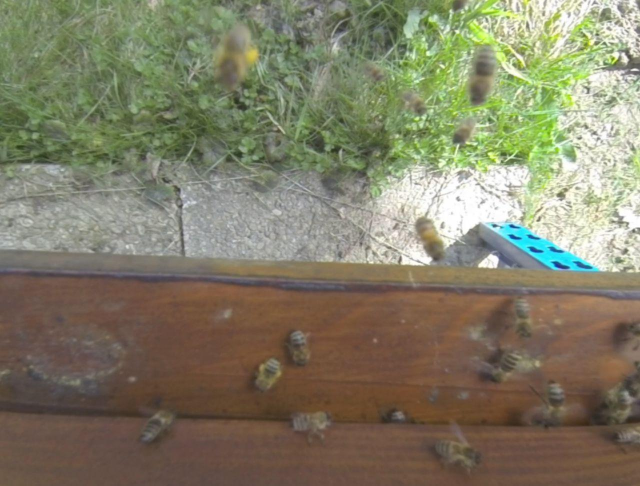
#> input picture Latex/3D-Vision_PAPER/pictures/Calib.jpg, 1280 x 972 px, given in place of GOPR1402.MP4, which was not available (shown at 1/2 size)
$ python contorV2.py   (older library calls are emulated)
#> lines starting #> are read from the running program, lines starting #| are printed output that depends on the picture; after the words box and inside, x2 and y2 are one past the last pixel; in counts of white or black regions, pixels touching at a corner belong together
import numpy as np
import cv2
import os
from Bee import Bee
from Utils import Utils

checkHisto = True

EntranceCounter = 0
ExitCounter = 0
coorYCrossingline = 360
camera = cv2.VideoCapture('video_name')

def checkentrance(bee, coorYCrossingline):
    if bee.positionY<coorYCrossingline and bee.historyPosition[len(historyPosition)-1][1]>coorYCrossingline:
        return True
    else:
       return False

def checkexit(bee, coorYCrossingline):
    if bee.positionY>coorYCrossingline and bee.historyPosition[len(historyPosition)-1][1]<coorYCrossingline:
        return True
    else:
        return False


videoName = 'GOPR1402.MP4'
currentPath = os.getcwd()
videoPath = os.path.join('../../../Media',videoName)


cap = cv2.VideoCapture(videoPath)
fourcc = cv2.VideoWriter_fourcc(*'XVID')
out = cv2.VideoWriter('tracking_test.avi',fourcc,20.0,(1920,1080))

# fgbg = cv2.createBackgroundSubtractorMOG2(varThreshold = 100)

fgbg = cv2.createBackgroundSubtractorMOG2() #, varThreshold = 50)

beeTable = []
i = 0
ellipsefit = False
incr = True
newBeeTable = []
testBeeTable = []
BeenrInit = True
var = False
lost = 5
anzBees = 0

while(1):


    ret, frame = cap.read()
#> frame is the input picture: shape (972, 1280, 3); mean B, G, R 102.6, 125.5, 129.2
    # print(frame.shape)
    cv2.line(frame, (0,coorYCrossingline), (1280,coorYCrossingline), (255, 0, 0), 2)
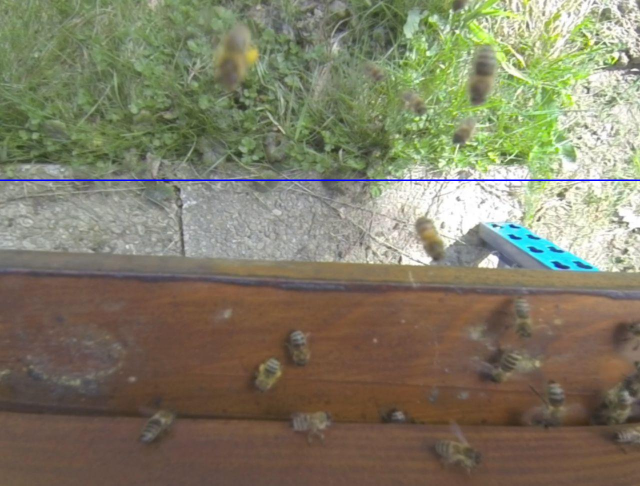
#> frame: shape (972, 1280, 3) (shown at 1/2 size); 0.31% of pixels changed, all inside (x1, y1, x2, y2) = (0, 359, 1280, 362)
    fgmask = fgbg.apply(frame)
#> fgmask: shape (972, 1280); every value is 127
    ret, thresh = cv2.threshold(fgmask,127,255,0)
#> thresh: shape (972, 1280); every value is 0
    median = cv2.medianBlur(thresh,5)
    # plt.subplot(121),plt.imshow(frame),plt.title('Original')
    # plt.subplot(122),plt.imshow(median),plt.title('median')
    blur = cv2.GaussianBlur(median,(5,5),0)
    # print(blur.shape)

    img,contours, hierarchy = cv2.findContours(blur,cv2.RETR_TREE,cv2.CHAIN_APPROX_SIMPLE)
#> contours = []
    if contours !=[]:
        anzBees = len(beeTable)
        newBeeTable = []
        for cnt in contours:
            if (cv2.contourArea(cnt)>500):
                xCentr, yCentr, width, height = cv2.boundingRect(cnt)
                if Utils.checkColors(frame, xCentr, yCentr, width, height)==True:


                    M = cv2.moments(cnt)
                    cx = (M["m10"]/M["m00"])
                    cy = (M["m01"]/M["m00"])
                    if BeenrInit:
                        beeTable.append(Bee(len(beeTable),int(cx),int(cy),0,0,0,0),True,[])
                        # beeTableOld = beeTable
                    else:
                        newBee = Bee(len(newBeeTable),int(cx),int(cy),0,0,0,0,True,[])
                        incr, beenr = Utils.checkDist(cx,cy, beeTable)
                        if incr:
                            newBee.id = len(beeTable)
                            beeTable.append(newBee)
                            ellipse = cv2.fitEllipse(cnt)
                            cv2.ellipse(frame, ellipse, (0,0,255),2)
                            cv2.putText(frame,str(newBee.id),(int(cx),int(cy)), cv2.FONT_HERSHEY_SIMPLEX, 1,(0,255,0),2,cv2.LINE_AA)

                        else:
                            if beenr ==4:
                                print('Update bee 4')
                            currentBee = beeTable[beenr]
                            currentBee.speedX = currentBee.positionX-cx
                            currentBee.speedY = currentBee.positionY-cy
                            currentBee.state = 2
                            currentBee.counter =0
                            currentBee.update = True
                            currentBee.newPosition(int(cx),int(cy))
                            beeTable[beenr]=currentBee
                            # currentBee.screen()
                            ellipse = cv2.fitEllipse(cnt)
                            cv2.ellipse(frame, ellipse, (0,0,255),2)
                            # print(beenr)
                            cv2.putText(frame,str(beenr),(int(cx),int(cy)), cv2.FONT_HERSHEY_SIMPLEX, 1,(0,255,0),2,cv2.LINE_AA)


            for i in range(0, anzBees):
                bee = beeTable[i]
                if bee.update==False:
                    bee.counter +=1
                    if bee.state != 3:
                        bee.state =3

            BeenrInit=False


        for bee in beeTable:
            if bee.id ==4:
                print('history',bee.historyPosition[len(bee.historyPosition)-1][0], 'current pos', bee.positionY)
            if checkentrance == True:
                EntranceCounter = EntranceCounter + 1
            if checkexit == True:
                ExitCounter = ExitCounter + 1

        cv2.putText(frame, "Entrances: {}".format(str(EntranceCounter)), (10, 50),
                         cv2.FONT_HERSHEY_SIMPLEX, 0.5, (250, 0, 1), 2)
        cv2.putText(frame, "Exits: {}".format(str(ExitCounter)), (10, 70),
                         cv2.FONT_HERSHEY_SIMPLEX, 0.5, (0, 0, 255), 2)
        cv2.imshow('newContours',frame)
        # cv2.imshow('newContours',median)
        out.write(frame)
        k=cv2.waitKey(30) & 0xFF
        if k ==27:
            break
cap.release()
out.release()
cv2.destroyAllWindows()

# try the algorithm which is in the video, migth this be the migthy

$ run again, on Latex/3D-Vision_PAPER/pictures/Dist.jpg
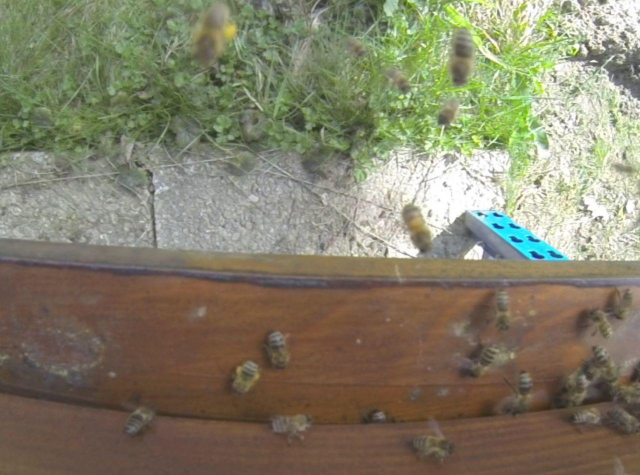
#> input picture Latex/3D-Vision_PAPER/pictures/Dist.jpg, 1280 x 950 px, given in place of GOPR1402.MP4, which was not available (shown at 1/2 size)
#> frame is the input picture: shape (950, 1280, 3); mean B, G, R 104.9, 127, 131.3
#> `cv2.line(frame, (0,coorYCrossingline), (1280,coorYCrossingline), (255,..`:
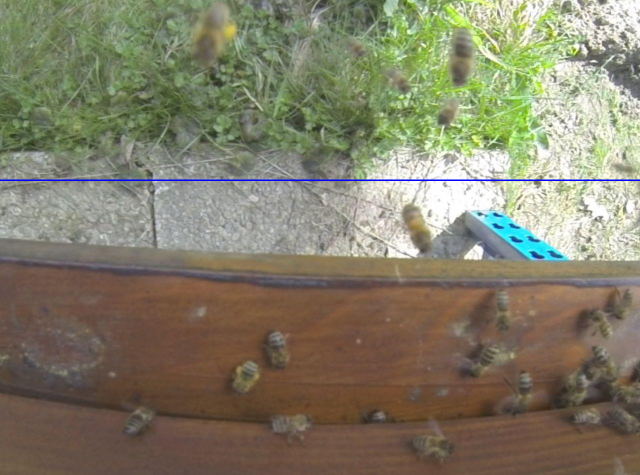
#> frame: shape (950, 1280, 3) (shown at 1/2 size); 0.32% of pixels changed, all inside (x1, y1, x2, y2) = (0, 359, 1280, 362)
#> fgmask: shape (950, 1280); every value is 127
#> thresh: shape (950, 1280); every value is 0
#> contours = []
